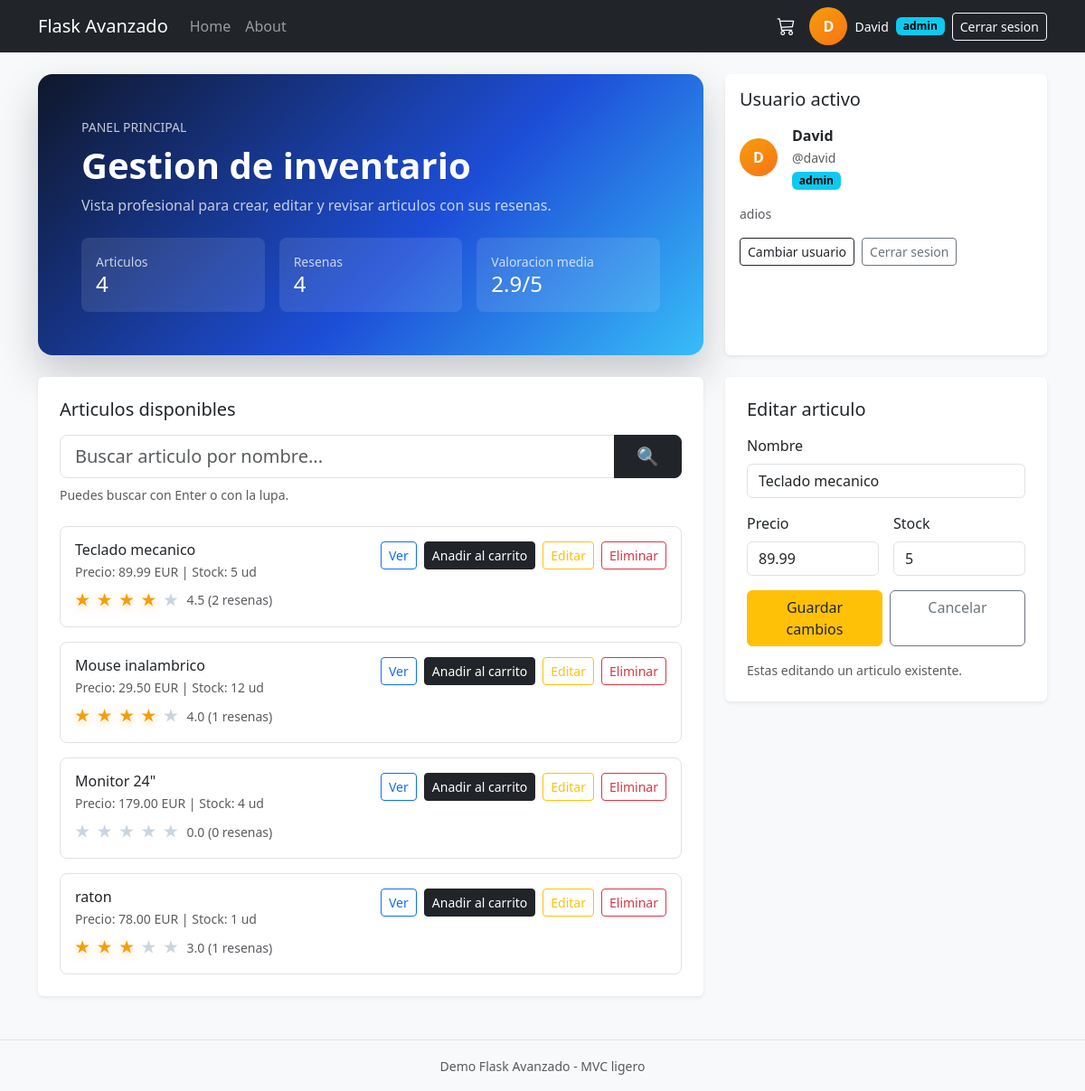
/?editar=1 (signed in), run on the app's committed database.
### tables this page shows
CREATE TABLE users (
                    id INTEGER PRIMARY KEY AUTOINCREMENT,
                    username TEXT NOT NULL UNIQUE,
                    password_hash TEXT NOT NULL,
                    display_name TEXT NOT NULL,
                    bio TEXT NOT NULL DEFAULT '',
                    avatar_path TEXT,
                    created_at TEXT NOT NULL DEFAULT CURRENT_TIMESTAMP
                , role TEXT NOT NULL DEFAULT 'usuario');

CREATE TABLE items (
                    id INTEGER PRIMARY KEY AUTOINCREMENT,
                    nombre TEXT NOT NULL,
                    precio REAL NOT NULL,
                    stock INTEGER NOT NULL DEFAULT 0
                );

### proyecto_avanzado/routes/web.py (the view)
@web_bp.route("/")
def home():
    search_query = (request.args.get("q") or "").strip()
    editar = request.args.get("editar")
    item_edicion = None
    if editar is not None:
        if not _is_admin():
            flash("Solo un admin puede editar articulos.", "warning")
            return redirect(url_for("web.home"))
        try:
            item_id = int(editar)
        except ValueError:
            abort(400)
        item_edicion = items_service.get_item(item_id)
        if not item_edicion:
            abort(404)
    return _render_home(item_edicion=item_edicion, search_query=search_query)

### proyecto_avanzado/__init__.py (called while the page is built)
def create_app() -> Flask:
    app = Flask(__name__, template_folder="templates")
    app.config.from_object(DevConfig)
    app.register_blueprint(web_bp)  # HTML
    app.register_blueprint(auth_bp, url_prefix="/auth")  # Auth
    app.register_blueprint(api_bp, url_prefix="/api")  # JSON
    @app.context_processor
    def inject_cart_badge():  # type: ignore[no-untyped-def]
        from flask import session
        user_id = session.get("user_id")
        if not user_id:
            return {"cart_badge_count": 0}
        return {"cart_badge_count": cart_service.cart_count(int(user_id))}
    @app.before_request
    def _log_request():  # type: ignore[no-untyped-def]
        if app.config.get("ECHO_LOGS", False):
            from flask import request
            print(f"[REQ] {request.method} {request.path}")
    return app

### proyecto_avanzado/controllers/cart.py (called while the page is built)
    def _get_or_create_cart_id(self, user_id: int) -> int:
        with get_conn() as conn:
            row = conn.execute("SELECT id FROM carts WHERE user_id = ?", (user_id,)).fetchone()
            if row:
                return int(row["id"])
            cursor = conn.execute("INSERT INTO carts (user_id) VALUES (?)", (user_id,))
            conn.commit()
            return int(cursor.lastrowid)

    def cart_count(self, user_id: int) -> int:
        cart_id = self._get_or_create_cart_id(user_id)
        with get_conn() as conn:
            row = conn.execute(
                "SELECT COALESCE(SUM(cantidad), 0) AS total FROM cart_items WHERE cart_id = ?",
                (cart_id,),
            ).fetchone()
            return int(row["total"])

### proyecto_avanzado/controllers/db.py (called while the page is built)
def get_conn() -> sqlite3.Connection:
    conn = sqlite3.connect(DB_PATH)
    conn.row_factory = sqlite3.Row
    conn.execute("PRAGMA foreign_keys = ON;")
    return conn

### proyecto_avanzado/controllers/items.py (called while the page is built)
    def _get_conn(self) -> sqlite3.Connection:
        return get_conn()

    def _get_reviews_for_item(self, conn: sqlite3.Connection, item_id: int) -> List[Review]:
        rows = conn.execute(
            """
            SELECT autor, comentario, estrellas
            FROM reviews
            WHERE item_id = ?
            ORDER BY id DESC
            """,
            (item_id,),
        ).fetchall()
        return [
            Review(autor=row["autor"], comentario=row["comentario"], estrellas=row["estrellas"])
            for row in rows
        ]

### proyecto_avanzado/models.py (called while the page is built)
    def promedio_estrellas(self) -> float:
        if not self.resenas:
            return 0.0
        return sum(r.estrellas for r in self.resenas) / len(self.resenas)

### proyecto_avanzado/templates/index.html (shortened to what this page needs)
{% extends 'base.html' %}{% block content %}
  {% set editando = item_edicion is defined and item_edicion %}
  {% set total_items = items|length %}
  {% set ns = namespace(total_reviews=0, total_rating=0) %}
  {% for item in items %}
    {% set ns.total_reviews = ns.total_reviews + (item.resenas|length) %}
    {% set ns.total_rating = ns.total_rating + item.promedio_estrellas() %}
  {% endfor %}
  {% set rating_media = (ns.total_rating / total_items) if total_items else 0 %}
  <div class="row g-4 mb-4">
    <div class="col-lg-8">
      <div class="auth-hero p-4 p-lg-5 h-100">
        <div class="d-flex flex-column h-100 justify-content-between">
          <div>
            <p class="text-uppercase small mb-2 opacity-75">Panel principal</p>
            <h1 class="display-6 fw-bold mb-2">Gestion de inventario</h1>
            <p class="mb-4 opacity-75">
              Vista profesional para crear, editar y revisar articulos con sus resenas.
            </p>
          </div>
          <div class="row g-3">
            <div class="col-sm-4">
              <div class="bg-white bg-opacity-10 rounded-3 p-3">
                <div class="small opacity-75">Articulos</div>
                <div class="h4 mb-0">{{ total_items }}</div>
              </div>
            </div>
            <div class="col-sm-4">
              <div class="bg-white bg-opacity-10 rounded-3 p-3">
                <div class="small opacity-75">Resenas</div>
                <div class="h4 mb-0">{{ ns.total_reviews }}</div>
              </div>
            </div>
            <div class="col-sm-4">
              <div class="bg-white bg-opacity-10 rounded-3 p-3">
                <div class="small opacity-75">Valoracion media</div>
                <div class="h4 mb-0">{{ "%.1f"|format(rating_media) }}/5</div>
              </div>
            </div>
          </div>
        </div>
      </div>
    </div>
    <div class="col-lg-4">
      <div class="card shadow-sm h-100">
        <div class="card-body">
          <h2 class="h5 mb-3">Usuario activo</h2>
          {% if user_profile %}
            <div class="d-flex align-items-center gap-3 mb-3">
              {% if user_profile.avatar_path %}
                <img src="{{ url_for('static', filename=user_profile.avatar_path) }}" alt="Avatar" class="avatar-ring">
              {% else %}
                <span class="avatar-fallback">{{ (user_profile.display_name[:1] or 'U').upper() }}</span>
              {% endif %}
              <div>
                <strong>{{ user_profile.display_name }}</strong><br>
                <small class="text-muted">@{{ user_profile.username }}</small>
                <div><span class="badge text-bg-info mt-1">{{ user_profile.role }}</span></div>
              </div>
            </div>
            <div class="small text-muted mb-3">{{ user_profile.bio or "Sin descripcion todavia." }}</div>
            <div class="d-flex gap-2">
              <a href="{{ url_for('auth.login_view') }}" class="btn btn-outline-dark btn-sm">Cambiar usuario</a>
              <form action="{{ url_for('auth.logout_action') }}" method="post" class="m-0">
                <button class="btn btn-outline-secondary btn-sm" type="submit">Cerrar sesion</button>
              </form>
            </div>
          {% else %}
            <p class="text-muted mb-3">No hay sesion iniciada.</p>
            <div class="d-flex gap-2">
              <a href="{{ url_for('auth.login_view') }}" class="btn btn-dark btn-sm">Iniciar sesion</a>
              <a href="{{ url_for('auth.register_view') }}" class="btn btn-outline-secondary btn-sm">Registrarse</a>
            </div>
          {% endif %}
        </div>
      </div>
    </div>
  </div>
  <div class="row g-4">
    <div class="col-lg-8">
      <div class="card shadow-sm">
        <div class="card-body p-4">
          <div class="d-flex flex-column flex-md-row align-items-md-center justify-content-between gap-3 mb-3">
            <h3 class="h5 mb-0">Articulos disponibles</h3>
          </div>
          <form action="{{ url_for('web.home') }}" method="get" class="mb-4">
            <div class="input-group input-group-lg">
              <input
                type="search"
                name="q"
                class="form-control"
                placeholder="Buscar articulo por nombre..."
                value="{{ search_query or '' }}"
                aria-label="Buscar articulo por nombre"
              >
              <button class="btn btn-dark px-4" type="submit" title="Buscar">
                &#128269;
              </button>
            </div>
            <div class="small text-muted mt-2">
              Puedes buscar con Enter o con la lupa.
            </div>
          </form>
          {% if items %}
            <div class="vstack gap-3">
              {% for item in items %}
                {% set promedio = item.promedio_estrellas() %}
                {% set promedio_redondeado = promedio|round(0, 'common')|int %}
                <div class="border rounded-3 p-3">
                  <div class="d-flex flex-column flex-md-row justify-content-between gap-3">
                    <div>
                      <h4 class="h6 mb-1">{{ item.nombre }}</h4>
                      <div class="small text-muted mb-2">
                        Precio: {{ "%.2f"|format(item.precio) }} EUR | Stock: {{ item.stock }} ud
                      </div>
                      <div class="small d-inline-flex align-items-center gap-2">
                        <span class="stars-display">
                          {% for i in range(1, 6) %}
                            <span class="{{ 'on' if i <= promedio_redondeado else 'off' }}">&#9733;</span>
                          {% endfor %}
                        </span>
                        <span class="text-muted">{{ "%.1f"|format(promedio) }} ({{ item.resenas|length }} resenas)</span>
                      </div>
                    </div>
                    <div class="d-flex align-items-start gap-2">
                      <a href="{{ url_for('web.item_detalle', item_id=item.id) }}" class="btn btn-sm btn-outline-primary">Ver</a>
                      {% if session.get('user_id') %}
                        <form action="{{ url_for('web.carrito_add', item_id=item.id) }}" method="post" class="m-0">
                          <button type="submit" class="btn btn-sm btn-dark">Anadir al carrito</button>
                        </form>
                      {% else %}
                        <a href="{{ url_for('auth.login_view') }}" class="btn btn-sm btn-dark">Inicia sesion para comprar</a>
                      {% endif %}
                      {% if can_manage %}
                        <a href="{{ url_for('web.home', editar=item.id) }}#form-item" class="btn btn-sm btn-outline-warning">Editar</a>
                        <form action="{{ url_for('web.eliminar_item', item_id=item.id) }}" method="post" class="m-0">
                          <button type="submit" class="btn btn-sm btn-outline-danger">Eliminar</button>
                        </form>
                      {% endif %}
                    </div>
                  </div>
                </div>
              {% endfor %}
            </div>
          {% endif %}
        </div>
      </div>
    </div>
    <div class="col-lg-4" id="form-item">
      {% if can_manage %}
        <div class="card shadow-sm">
          <div class="card-body p-4">
            <h3 class="h5 mb-3">{{ "Editar articulo" if editando else "Crear articulo" }}</h3>
            <form
              action="{{ url_for('web.editar_item', item_id=item_edicion.id) if editando else url_for('web.crear_item') }}"
              method="post"
              class="row g-3"
            >
              <div class="col-12">
                <label class="form-label">Nombre</label>
                <input name="nombre" class="form-control" value="{{ item_edicion.nombre if editando else '' }}" required>
              </div>
              <div class="col-6">
                <label class="form-label">Precio</label>
                <input
                  name="precio"
                  type="number"
                  step="0.01"
                  min="0"
                  class="form-control"
                  value="{{ item_edicion.precio if editando else '' }}"
                  required
                >
              </div>
              <div class="col-6">
                <label class="form-label">Stock</label>
                <input
                  name="stock"
                  type="number"
                  min="0"
                  class="form-control"
                  value="{{ item_edicion.stock if editando else 1 }}"
                  required
                >
              </div>
              <div class="col-12">
                {% if editando %}
                  <div class="d-flex gap-2">
                    <button class="btn btn-warning text-dark w-100" type="submit">Guardar cambios</button>
                    <a href="{{ url_for('web.home') }}" class="btn btn-outline-secondary w-100">Cancelar</a>
                  </div>
                {% else %}
                  <button class="btn btn-primary w-100" type="submit">Crear articulo</button>
                {% endif %}
              </div>
            </form>
            <p class="small text-muted mt-3 mb-0">
              {{ "Estas editando un articulo existente." if editando else "Completa los campos y crea un nuevo articulo." }}
            </p>
          </div>
        </div>
      {% endif %}
    </div>
  </div>
{% endblock %}

### proyecto_avanzado/templates/base.html (shortened to what this page needs)
<!doctype html>
<html lang="es">
  <head>
    <link href="https://cdn.jsdelivr.net/npm/bootstrap@5.3.2/dist/css/bootstrap.min.css" rel="stylesheet">
    <link href="https://cdn.jsdelivr.net/npm/bootstrap-icons@1.11.3/font/bootstrap-icons.css" rel="stylesheet">
  </head>
  <body class="bg-light">
    <nav class="navbar navbar-expand-lg navbar-dark bg-dark mb-4">
      <div class="container">
        <a class="navbar-brand" href="{{ url_for('web.home') }}">Flask Avanzado</a>
        <div class="navbar-nav me-auto">
          <a class="nav-link" href="{{ url_for('web.home') }}">Home</a>
          <a class="nav-link" href="{{ url_for('web.about') }}">About</a>
        </div>
        <div class="navbar-nav align-items-center gap-2">
          {% if session.get('user_id') %}
            <a class="nav-cart me-2" href="{{ url_for('web.carrito_view') }}" title="Carrito">
              <i class="bi bi-cart3"></i>
            </a>
            {% if session.get('avatar_path') %}
              <img src="{{ url_for('static', filename=session.get('avatar_path')) }}" alt="Avatar" class="avatar-ring">
            {% else %}
              <span class="avatar-fallback">{{ (session.get('display_name', 'U')[:1] or 'U').upper() }}</span>
            {% endif %}
            <span class="text-white small">{{ session.get('display_name') }}</span>
            <span class="badge text-bg-info">{{ session.get('role', 'usuario') }}</span>
            <form action="{{ url_for('auth.logout_action') }}" method="post" class="m-0">
              <button class="btn btn-sm btn-outline-light" type="submit">Cerrar sesion</button>
            </form>
          {% else %}
            <a class="btn btn-sm btn-outline-light" href="{{ url_for('auth.login_view') }}">Iniciar sesion</a>
            <a class="btn btn-sm btn-warning" href="{{ url_for('auth.register_view') }}">Registrarse</a>
          {% endif %}
        </div>
      </div>
    </nav>
    <main class="container">
      {% block content %}{% endblock %}
    </main>
    <footer class="mt-5 py-3 text-center text-muted border-top">
      <small>Demo Flask Avanzado - MVC ligero</small>
    </footer>
  </body>
</html>

### proyecto_avanzado/templates/base.html (style rules this page uses)
body { font-family: 'Segoe UI', sans-serif; background: #f6f7fb; }
.card { border: none; }
.auth-hero { background: linear-gradient(135deg, #0f172a, #1d4ed8 58%, #38bdf8); border-radius: 1rem; color: #fff; box-shadow: 0 20px 45px rgba(15, 23, 42, .22); }
.avatar-fallback { width: 42px; height: 42px; border-radius: 999px; display: inline-flex; align-items: center; justify-content: center; background: linear-gradient(145deg, #f59e0b, #f97316); color: #fff; font-weight: 700; }
.stars-display { letter-spacing: .14rem; font-size: 1.08rem; font-weight: 700; }
.stars-display .on { color: #f59e0b; text-shadow: 0 1px 0 #fff, 0 3px 10px rgba(245, 158, 11, .35); }
.stars-display .off { color: #cbd5e1; }
.nav-cart { position: relative; color: #fff; text-decoration: none; font-size: 1.25rem; line-height: 1; }

### data on the page
users: get "admin", display_name "D", display_name "David", username "david", role "admin", bio "adios"
items: nombre "Teclado mecanico", precio "89.99", stock "5", promedio "4.5", resenas|length "2"
items: nombre "Mouse inalambrico", precio "29.50", stock "12", promedio "4.0", resenas|length "1"
items: nombre "Monitor 24\"", precio "179.00", stock "4", promedio "0.0", resenas|length "0"
items: nombre "raton", precio "78.00", stock "1", promedio "3.0", resenas|length "1"

### other printed values
{{ (session.get('display_name', 'U')[:1] or 'U').upper() }} "D"
{{ session.get('display_name') }} "David"
{{ total_items }} "4"
{{ ns.total_reviews }} "4"
{{ "%.1f"|format(rating_media) }} "2.9"
{{ "Editar articulo" if editando else "Crear articulo" }} "Editar articulo"
